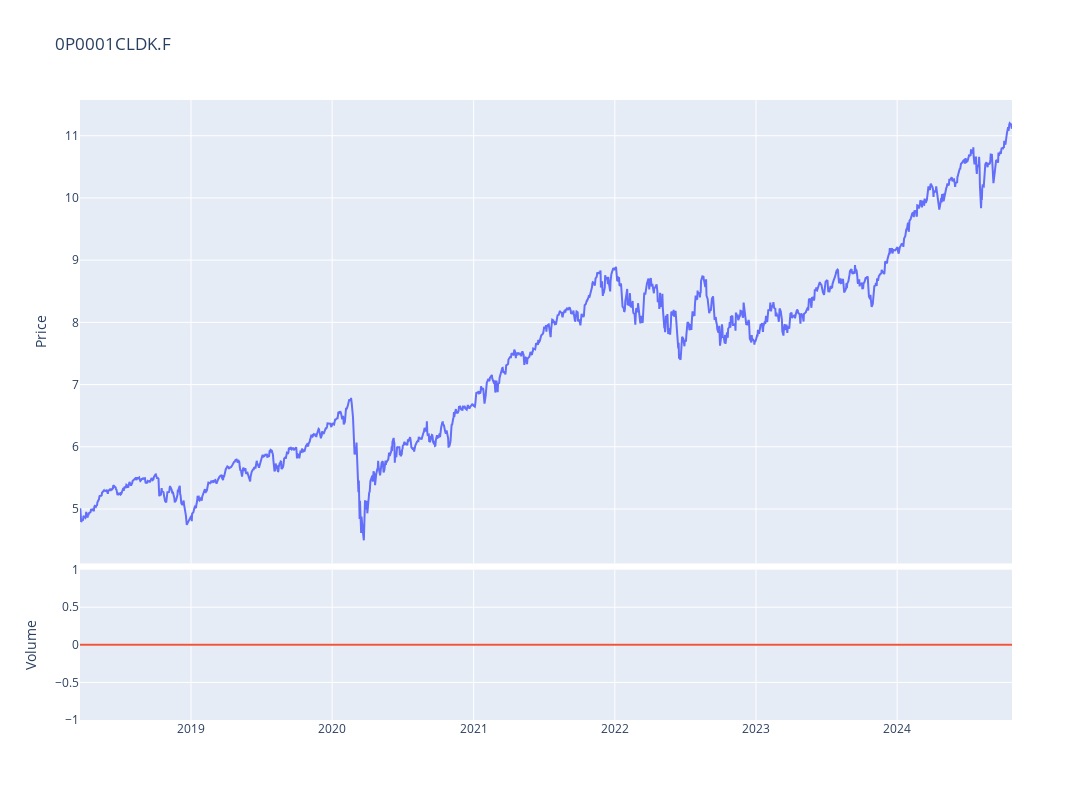

Source (notebook cell):
### Code cell
fig = make_subplots(rows=4, cols=1,shared_xaxes=True,vertical_spacing=0.01,specs=[[{'rowspan':3,'colspan':1}],[None],[None],[{'rowspan':1,'colspan':1}]])

# Graph (1,1)
fig.add_trace(go.Scatter(x=stock_ticker.index,y=stock_ticker['Adj Close'],mode="lines",name=f"{ticker}"),row=1, col=1)
# Update xaxis properties
fig.update_yaxes(title_text="Price", row=1, col=1)

# Graph (4,1)
fig.add_trace(go.Scatter(x=stock_ticker.index,y=stock_ticker['Volume'],mode="lines",name='Volume'),row=4, col=1)
fig.update_yaxes(title_text="Volume", row=4, col=1)

fig.update_layout(height=800, width=1300,showlegend=False,title=f"{ticker}")

fig.show()

### Figure 1 — Plotly figure (JSON) as saved in the notebook; plotly's stock layout.template omitted (floating-point values rounded to 4 significant figures; data arrays with more than 128 entries replaced by an {"elided": "..."} marker saying what was removed)
{"data": [{"mode": "lines", "name": "0P0001CLDK.F", "type": "scatter", "x": {"elided": "1676 str values"}, "xaxis": "x", "y": {"elided": "1676 float values"}, "yaxis": "y"}, {"mode": "lines", "name": "Volume", "type": "scatter", "x": {"elided": "1676 str values"}, "xaxis": "x2", "y": {"elided": "1676 int values"}, "yaxis": "y2"}], "layout": {"height": 800, "showlegend": false, "title": {"text": "0P0001CLDK.F"}, "width": 1300, "xaxis": {"anchor": "y", "domain": [0, 1], "matches": "x2", "showticklabels": false}, "xaxis2": {"anchor": "y2", "domain": [0, 1]}, "yaxis": {"anchor": "x", "domain": [0.2525, 1], "title": {"text": "Price"}}, "yaxis2": {"anchor": "x2", "domain": [0, 0.2425], "title": {"text": "Volume"}}}}
